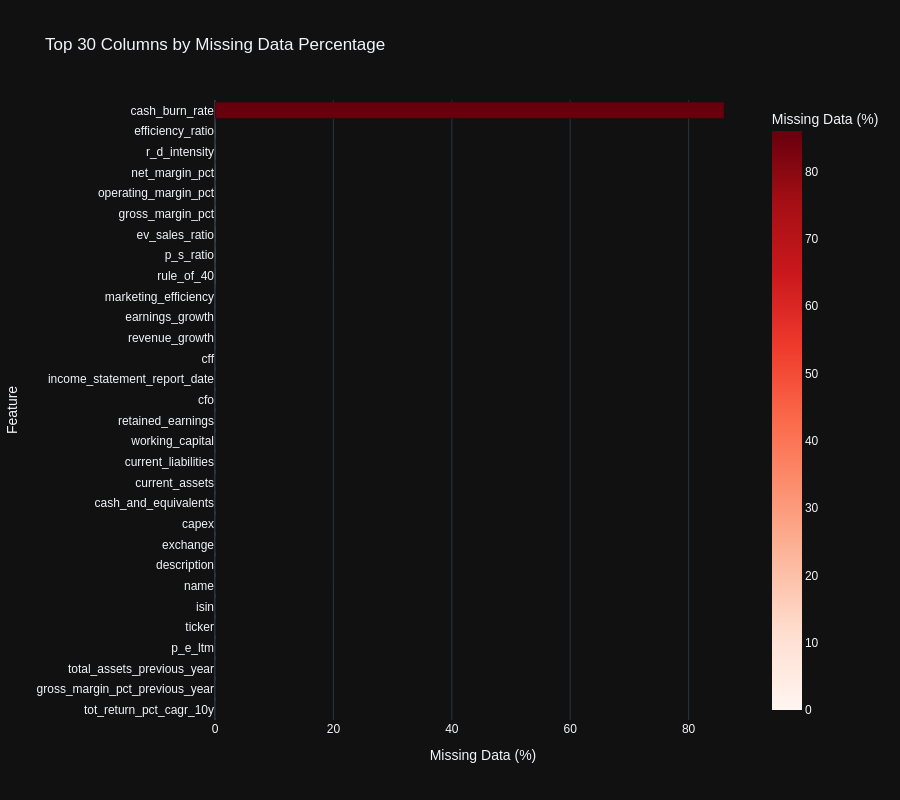
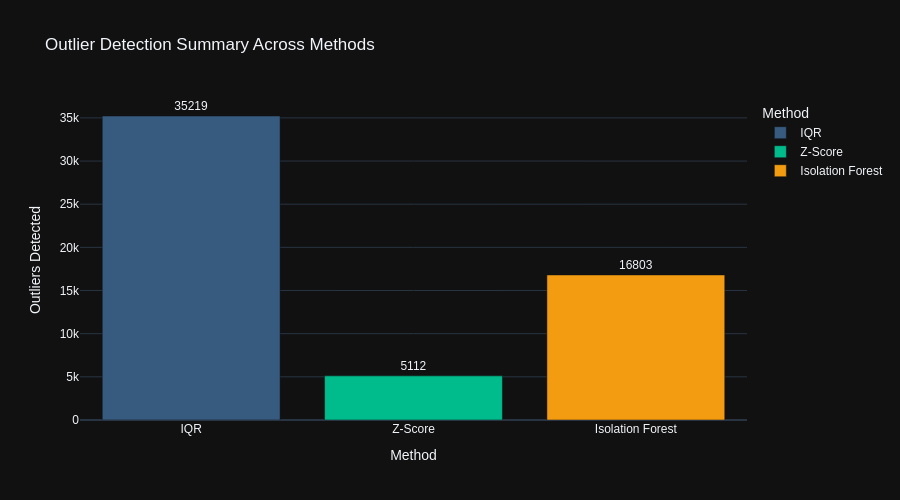
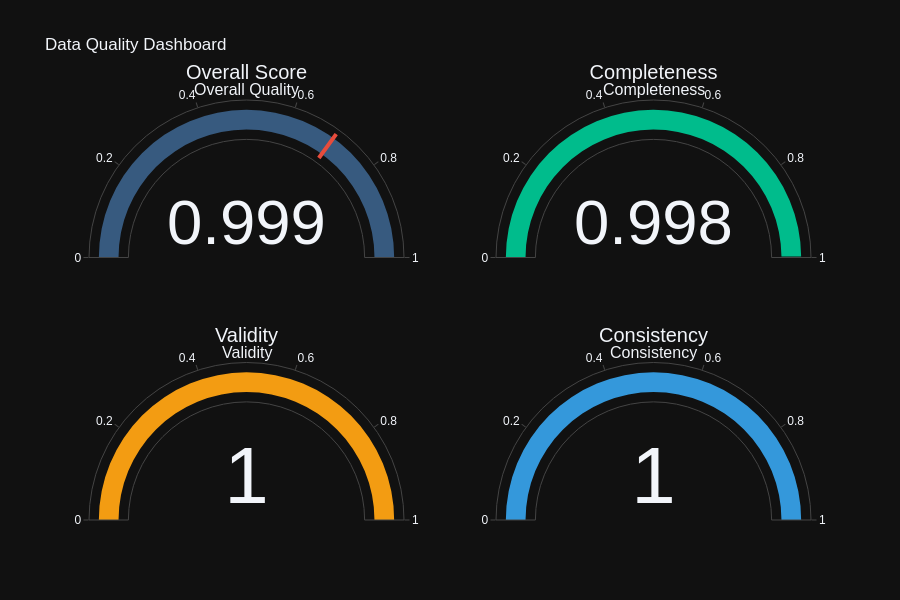

These figures' notebook cell, in order:
### Code cell
# 📊 Interactive Data Quality Visualizations
print("\n📊 Creating Interactive Data Quality Visualizations...")

# Note: Output directories already created at initialization (all Phase 9.1-9.8 subdirectories)

# 1. Missing Value Heatmap (Interactive Plotly)
missing_pct = (all_stocks_winsorized.isnull().sum() / len(all_stocks_winsorized) * 100).sort_values(ascending=False)
missing_df = pd.DataFrame({
    'Column': missing_pct.index,
    'Missing %': missing_pct.values
    }).head(30)

fig_missing = px.bar(
        missing_df,
        x='Missing %',
        y='Column',
        orientation='h',
        title='Top 30 Columns by Missing Data Percentage',
        labels={'Missing %': 'Missing Data (%)', 'Column': 'Feature'},
        color='Missing %',
        color_continuous_scale='Reds',
        height=800,
        template='plotly_dark'
        )
fig_missing.update_layout(yaxis={'categoryorder': 'total ascending'}, font_family="Arial")
fig_missing.show()

# Save as HTML for interactive viewing
fig_missing.write_html(OUTPUT_DIR / "eda" / "missing_values_heatmap.html")
print(f"✓ Saved: {OUTPUT_DIR / 'eda' / 'missing_values_heatmap.html'}")

# 2. Outlier Detection Summary (Interactive Bar Chart)
outlier_summary = pd.DataFrame({
    'Method': ['IQR', 'Z-Score', 'Isolation Forest'],
    'Outliers Detected': [total_iqr, total_zscore, total_iforest],
    'Columns Analyzed': [len(outliers_iqr), len(outliers_zscore), len(outliers_iforest)]
    })

fig_outliers = px.bar(
        outlier_summary,
        x='Method',
        y='Outliers Detected',
        title='Outlier Detection Summary Across Methods',
        color='Method',
        text='Outliers Detected',
        height=500,
        template='plotly_dark',
        color_discrete_sequence=['#375a7f', '#00bc8c', '#f39c12']
        )
fig_outliers.update_traces(texttemplate='%{text}', textposition='outside')
fig_outliers.update_layout(font_family="Arial")
fig_outliers.show()
fig_outliers.write_html(OUTPUT_DIR / "eda" / "outlier_detection_summary.html")
print(f"✓ Saved: {OUTPUT_DIR / 'eda' / 'outlier_detection_summary.html'}")

# 3. Data Quality Score Dashboard (Gauge Charts)
fig_quality = make_subplots(
        rows=2, cols=2,
        specs=[[{'type': 'indicator'}, {'type': 'indicator'}],
               [{'type': 'indicator'}, {'type': 'indicator'}]],
        subplot_titles=('Overall Quality', 'Completeness', 'Validity', 'Consistency')
        )

fig_quality.add_trace(go.Indicator(
        mode="gauge+number",
        value=quality_report.overall_score,
        title={'text': "Overall Score"},
        gauge={'axis': {'range': [0, 1]},
               'bar': {'color': "#375a7f"},
               'threshold': {'line': {'color': "#e74c3c", 'width': 4}, 'thickness': 0.75, 'value': 0.7}}
        ), row=1, col=1)

fig_quality.add_trace(go.Indicator(
        mode="gauge+number",
        value=quality_report.completeness_score,
        title={'text': "Completeness"},
        gauge={'axis': {'range': [0, 1]}, 'bar': {'color': "#00bc8c"}}
        ), row=1, col=2)

fig_quality.add_trace(go.Indicator(
        mode="gauge+number",
        value=quality_report.validity_score,
        title={'text': "Validity"},
        gauge={'axis': {'range': [0, 1]}, 'bar': {'color': "#f39c12"}}
        ), row=2, col=1)

fig_quality.add_trace(go.Indicator(
        mode="gauge+number",
        value=quality_report.consistency_score,
        title={'text': "Consistency"},
        gauge={'axis': {'range': [0, 1]}, 'bar': {'color': "#3498db"}}
        ), row=2, col=2)

fig_quality.update_layout(
        title_text="Data Quality Dashboard",
        height=600,
        showlegend=False,
        template='plotly_dark',
        font_family="Arial"
        )
fig_quality.show()
fig_quality.write_html(OUTPUT_DIR / "eda" / "data_quality_dashboard.html")
print(f"✓ Saved: {OUTPUT_DIR / 'eda' / 'data_quality_dashboard.html'}")

print(f"\n✅ Section 2 Interactive Visualizations Complete")
# Optionally, print the actual issues
if quality_report.issues:
    print(f"  Issue details:")
    for issue in quality_report.issues[:5]:  # Show first 5 issues
        print(f"    - {issue}")
    if len(quality_report.issues) > 5:
        print(f"    ... and {len(quality_report.issues) - 5} more issues")

### Figure 1 — Plotly figure (JSON) as saved in the notebook; plotly's stock layout.template omitted (floating-point values rounded to 4 significant figures)
{"data": [{"hovertemplate": "Missing Data (%)=%{marker.color}<br>Feature=%{y}<extra></extra>", "legendgroup": "", "marker": {"color": [86.01, 0.07187, 0.07187, 0.07187, 0.07187, 0.07187, 0.07187, 0.07187, 0.07187, 0.01437, 0.01437, 0.01437, 0.0, 0.0, 0.0, 0.0, 0.0, 0.0, 0.0, 0.0, 0.0, 0.0, 0.0, 0.0, 0.0, 0.0, 0.0, 0.0, 0.0, 0.0], "coloraxis": "coloraxis", "pattern": {"shape": ""}}, "name": "", "orientation": "h", "showlegend": false, "textposition": "auto", "x": [86.01, 0.07187, 0.07187, 0.07187, 0.07187, 0.07187, 0.07187, 0.07187, 0.07187, 0.01437, 0.01437, 0.01437, 0.0, 0.0, 0.0, 0.0, 0.0, 0.0, 0.0, 0.0, 0.0, 0.0, 0.0, 0.0, 0.0, 0.0, 0.0, 0.0, 0.0, 0.0], "xaxis": "x", "y": ["cash_burn_rate", "rule_of_40", "p_s_ratio", "ev_sales_ratio", "gross_margin_pct", "operating_margin_pct", "net_margin_pct", "r_d_intensity", "efficiency_ratio", "revenue_growth", "earnings_growth", "marketing_efficiency", "tot_return_pct_cagr_10y", "gross_margin_pct_previous_year", "total_assets_previous_year", "p_e_ltm", "ticker", "isin", "name", "description", "exchange", "capex", "cash_and_equivalents", "current_assets", "current_liabilities", "working_capital", "retained_earnings", "cfo", "income_statement_report_date", "cff"], "yaxis": "y", "type": "bar"}], "layout": {"xaxis": {"anchor": "y", "domain": [0.0, 1.0], "title": {"text": "Missing Data (%)"}}, "yaxis": {"anchor": "x", "domain": [0.0, 1.0], "title": {"text": "Feature"}, "categoryorder": "total ascending"}, "coloraxis": {"colorbar": {"title": {"text": "Missing Data (%)"}}, "colorscale": [[0.0, "rgb(255,245,240)"], [0.125, "rgb(254,224,210)"], [0.25, "rgb(252,187,161)"], [0.375, "rgb(252,146,114)"], [0.5, "rgb(251,106,74)"], [0.625, "rgb(239,59,44)"], [0.75, "rgb(203,24,29)"], [0.875, "rgb(165,15,21)"], [1.0, "rgb(103,0,13)"]]}, "legend": {"tracegroupgap": 0}, "title": {"text": "Top 30 Columns by Missing Data Percentage"}, "barmode": "relative", "height": 800, "font": {"family": "Arial"}}}

### Figure 2 — Plotly figure (JSON) as saved in the notebook; plotly's stock layout.template omitted (floating-point values rounded to 4 significant figures)
{"data": [{"hovertemplate": "Method=%{x}<br>Outliers Detected=%{text}<extra></extra>", "legendgroup": "IQR", "marker": {"color": "#375a7f", "pattern": {"shape": ""}}, "name": "IQR", "orientation": "v", "showlegend": true, "text": [35220.0], "textposition": "outside", "x": ["IQR"], "xaxis": "x", "y": [35219], "yaxis": "y", "type": "bar", "texttemplate": "%{text}"}, {"hovertemplate": "Method=%{x}<br>Outliers Detected=%{text}<extra></extra>", "legendgroup": "Z-Score", "marker": {"color": "#00bc8c", "pattern": {"shape": ""}}, "name": "Z-Score", "orientation": "v", "showlegend": true, "text": [5112.0], "textposition": "outside", "x": ["Z-Score"], "xaxis": "x", "y": [5112], "yaxis": "y", "type": "bar", "texttemplate": "%{text}"}, {"hovertemplate": "Method=%{x}<br>Outliers Detected=%{text}<extra></extra>", "legendgroup": "Isolation Forest", "marker": {"color": "#f39c12", "pattern": {"shape": ""}}, "name": "Isolation Forest", "orientation": "v", "showlegend": true, "text": [16800.0], "textposition": "outside", "x": ["Isolation Forest"], "xaxis": "x", "y": [16803], "yaxis": "y", "type": "bar", "texttemplate": "%{text}"}], "layout": {"xaxis": {"anchor": "y", "domain": [0.0, 1.0], "title": {"text": "Method"}, "categoryorder": "array", "categoryarray": ["IQR", "Z-Score", "Isolation Forest"]}, "yaxis": {"anchor": "x", "domain": [0.0, 1.0], "title": {"text": "Outliers Detected"}}, "legend": {"title": {"text": "Method"}, "tracegroupgap": 0}, "title": {"text": "Outlier Detection Summary Across Methods"}, "barmode": "relative", "height": 500, "font": {"family": "Arial"}}}

### Figure 3 — Plotly figure (JSON) as saved in the notebook; plotly's stock layout.template omitted (floating-point values rounded to 4 significant figures)
{"data": [{"gauge": {"axis": {"range": [0, 1]}, "bar": {"color": "#375a7f"}, "threshold": {"line": {"color": "#e74c3c", "width": 4}, "thickness": 0.75, "value": 0.7}}, "mode": "gauge+number", "title": {"text": "Overall Score"}, "value": 0.9991, "type": "indicator", "domain": {"x": [0.0, 0.45], "y": [0.625, 1.0]}}, {"gauge": {"axis": {"range": [0, 1]}, "bar": {"color": "#00bc8c"}}, "mode": "gauge+number", "title": {"text": "Completeness"}, "value": 0.9977, "type": "indicator", "domain": {"x": [0.55, 1.0], "y": [0.625, 1.0]}}, {"gauge": {"axis": {"range": [0, 1]}, "bar": {"color": "#f39c12"}}, "mode": "gauge+number", "title": {"text": "Validity"}, "value": 1.0, "type": "indicator", "domain": {"x": [0.0, 0.45], "y": [0.0, 0.375]}}, {"gauge": {"axis": {"range": [0, 1]}, "bar": {"color": "#3498db"}}, "mode": "gauge+number", "title": {"text": "Consistency"}, "value": 1.0, "type": "indicator", "domain": {"x": [0.55, 1.0], "y": [0.0, 0.375]}}], "layout": {"annotations": [{"font": {"size": 16}, "showarrow": false, "text": "Overall Quality", "x": 0.225, "xanchor": "center", "xref": "paper", "y": 1.0, "yanchor": "bottom", "yref": "paper"}, {"font": {"size": 16}, "showarrow": false, "text": "Completeness", "x": 0.775, "xanchor": "center", "xref": "paper", "y": 1.0, "yanchor": "bottom", "yref": "paper"}, {"font": {"size": 16}, "showarrow": false, "text": "Validity", "x": 0.225, "xanchor": "center", "xref": "paper", "y": 0.375, "yanchor": "bottom", "yref": "paper"}, {"font": {"size": 16}, "showarrow": false, "text": "Consistency", "x": 0.775, "xanchor": "center", "xref": "paper", "y": 0.375, "yanchor": "bottom", "yref": "paper"}], "title": {"text": "Data Quality Dashboard"}, "font": {"family": "Arial"}, "height": 600, "showlegend": false}}
